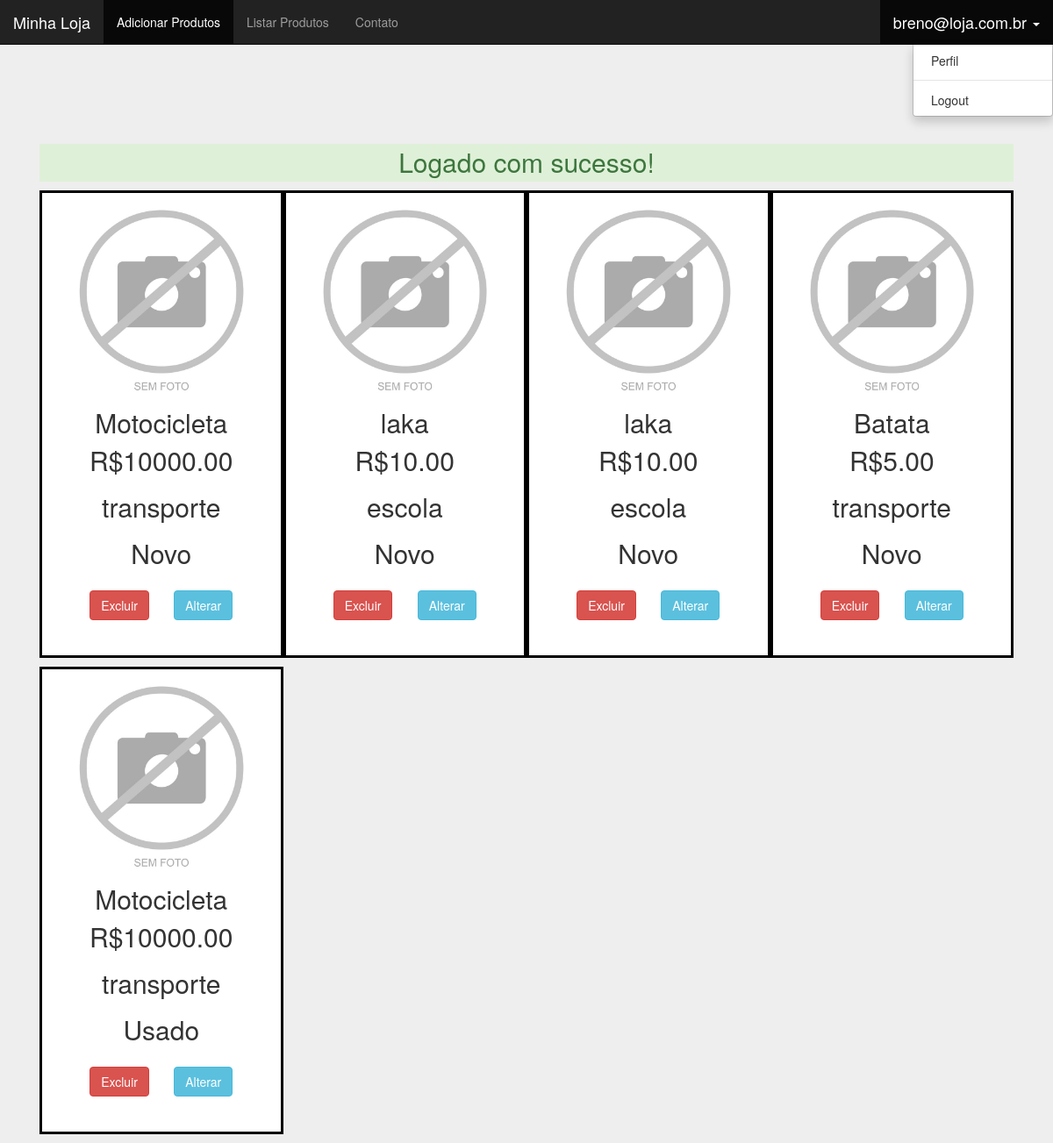
The page /pg/lista-produtos.php (signed in) on the database its author committed.
### tables this page shows
CREATE TABLE `produtos` (
  `id` int(11) NOT NULL AUTO_INCREMENT,
  `nome` varchar(255) NOT NULL,
  `preco` decimal(10,2) NOT NULL,
  `id_categoria` int(11) NOT NULL,
  `usado` tinyint(1) NOT NULL DEFAULT '0',
  PRIMARY KEY (`id`),
  KEY `fk_produtos_1_idx` (`id_categoria`)
);

CREATE TABLE `categorias` (
  `id_categoria` int(11) NOT NULL AUTO_INCREMENT,
  `nome` varchar(255) NOT NULL,
  PRIMARY KEY (`id_categoria`)
);

### pg/lista-produtos.php (the view, shortened to what this page needs)
<?php
require_once('../includes/header.php');
if($produtos = listaProdutos($conexao)){
   foreach($produtos as $produto){
?>
<article>
        <div class="col-md-3 col-lg-3 col-xs-12 col-sm-12 produtos">
            <figure>
             <img src="../img/0fa3f36182d0bc4db20451349b99a4f7.jpg" class="img-responsive">
                <figcaption>
                <?php echo $produto['nome']; ?>
                </figcaption>
            </figure>
            <p>R$<?php echo $produto['preco'];?></p>
            <p><?php echo $produto['nome_categoria'];?></p>
            <p><?php if($produto['usado']){
                        echo 'Usado';
                    }else{
                    echo 'Novo';
                    } ?>
            </p>
            <form action="remove-produto.php" class="form-excluir" method="post">
                    <button class="btn btn-danger botao-excluir"><i class="fa fa-trash-o"></i>Excluir</button>
            </form>
            <form action="produto-altera-formulario.php" class="form-editar" method="post">
                    <button  class="btn btn-info botao-alterar">Alterar</button>
            </form>
        </div>
</article>
<?php
    }
}else{
    $msg = mysqli_error();
}
?>
<?php require_once('../includes/footer.php');?>

### includes/header.php (shortened to what this page needs)
<?php
require_once('../conexao.php');
require_once('../funcoes.php');
?>
<html>
<head>
    <link href="../css/bootstrap.css" rel="stylesheet" />
    <link href="../css/loja.css" rel="stylesheet" />
</head>
<body>
        <header>
            <nav class="navbar navbar-inverse navbar-fixed-top">
                 <div class="container-fluid">
                     <div class="navbar-header">
                          <a class="navbar-brand" href="../index.php">Minha Loja</a>
                    </div>
                     <div class="collapse navbar-collapse" id="bs-example-navbar-collapse-1">
                          <ul class="nav navbar-nav">
                            <li class="active"><a href="../pg/produto-formulario.php">Adicionar Produtos</a></li>
                            <li class="#"><a href="../pg/lista-produtos.php">Listar Produtos</a></li>
                              <li class="#"><a href="../pg/contato.php">Contato</a></li>
                         </ul>
                         <ul class="nav navbar-nav navbar-right">
                        <?php if(usuarioEstaLogado()){ ?>
                        <li class="dropdown open" role="presentation">
                             <a class="navbar-brand" href="#" class="dropdown-toggle" data-toggle="dropdown" aria-haspopup="true" aria-expanded="false" role="button"><?php echo usuarioEstaLogado() ? usuarioLogado() : "Login"; ?>
  <span class="caret"></span>
                             </a>
                              <ul class="dropdown-menu inverse">
                  <li><a href="#">Perfil</a></li>
                  <li role="separator" class="divider"></li>
                  <li><a href="../pg/logout.php">Logout</a></li>
                </ul>
                           </li>
                           <?php }else{ ?>
                             <a class="navbar-brand" href="../pg/login.php">Login</a>
                             <?php } ?>
                       </ul>
                     </div>
                </div>
            </nav>
        </header>
     <main>
    <div class="container">
        <div class="principal">
          <?php mostraAlerta("success");
          mostraAlerta("danger"); ?>

### funcoes.php (shortened to what this page needs)
<?php
function usuarioEstaLogado() {
    return isset($_SESSION["usuario_logado"]);
}
function usuarioLogado() {
    return $_SESSION["usuario_logado"];
}
function mostraAlerta($tipo) {
    if(isset($_SESSION[$tipo])) {
?>
   <p class="alert-<?= $tipo ?>"><?= $_SESSION[$tipo]?></p>
<?php
    }
}
function listaProdutos($conexao) {
    $query = "select p.*,c.nome as nome_categoria from produtos as p inner join categorias as c using(id_categoria)";
    $produtos = array();
    $resultadoDaBusca = mysqli_query($conexao, $query);
    while($produto = mysqli_fetch_assoc($resultadoDaBusca)){
        array_push($produtos,$produto);
    }
    return $produtos;
}
?>

### includes/footer.php (shortened to what this page needs)
</div>
    </div>
</main>
</body>
</html>

### css/loja.css (style rules this page uses)
body { padding-top: 50px; background-color: #EEE; }
.principal { padding: 10% 15px; text-align: center; font-size: 3rem; margin: auto; }
.botao-excluir, .botao-alterar { margin: 10px; }
.form-editar, .form-excluir { display: inline-block; }
.produtos { border: 0.1cm solid black; margin-bottom: 10px; background-color: #FFF; }

### rows shown on the page
produtos: nome "Motocicleta", preco "10000.00", id_categoria.nome "transporte", usado "Novo"
produtos: nome "laka", preco "10.00", id_categoria.nome "escola", usado "Novo"
produtos: nome "laka", preco "10.00", id_categoria.nome "escola", usado "Novo"
produtos: nome "Batata", preco "5.00", id_categoria.nome "transporte", usado "Novo"
produtos: nome "Motocicleta", preco "10000.00", id_categoria.nome "transporte", usado "Usado"

### other values the page prints
usuarioLogado() "breno@loja.com.br"
$_SESSION[$tipo] "Logado com sucesso!"
